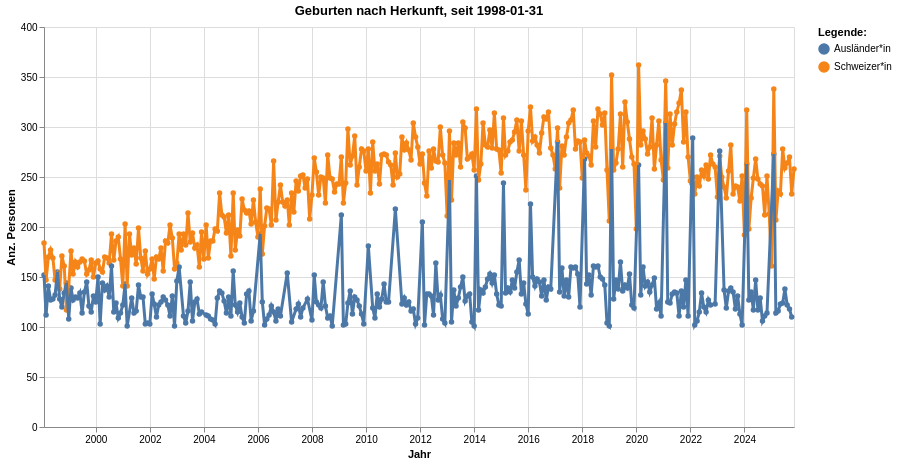

Notebook cell for this chart:
### Code cell
grafik3 = mypy_dv.plot_altair_multiline_highlight(
    data = myAgg3.reset_index().query('sum_WBev>100')
    ,x = 'StichtagDat:T'
    ,y = 'sum_WBev:Q'
    ,x_beschriftung = 'Jahr'
    , y_beschriftung = 'Anz. Personen'
    ,category = "HerkunftLang:N"
    ,category_beschriftung= 'Legende:'
    ,warning_status = "ignore" #always or ignore
    ,myTitle="Geburten nach Herkunft, seit "+data_min_date
)
grafik3

### Figure 1 — Vega-Lite specification as saved in the notebook (floating-point values rounded to 4 significant figures; data arrays with more than 128 entries replaced by an {"elided": "..."} marker saying what was removed)
{"config": {"view": {"continuousWidth": 300, "continuousHeight": 300}}, "layer": [{"mark": {"type": "circle"}, "encoding": {"color": {"field": "HerkunftLang", "legend": {"orient": "right", "title": "Legende:"}, "type": "nominal"}, "opacity": {"value": 1.3}, "tooltip": [{"field": "StichtagDat", "type": "temporal"}, {"field": "HerkunftLang", "type": "nominal"}, {"field": "sum_WBev", "type": "quantitative"}], "x": {"axis": {"title": "Jahr"}, "field": "StichtagDat", "type": "temporal"}, "y": {"axis": {"title": "Anz. Personen"}, "field": "sum_WBev", "type": "quantitative"}}, "name": "view_6", "title": "Geburten nach Herkunft, seit 1998-01-31"}, {"mark": {"type": "line"}, "encoding": {"color": {"field": "HerkunftLang", "legend": {"orient": "right", "title": "Legende:"}, "type": "nominal"}, "size": {"condition": {"test": {"not": {"param": "param_6"}}, "value": 1.2}, "value": 3}, "tooltip": [{"field": "StichtagDat", "type": "temporal"}, {"field": "HerkunftLang", "type": "nominal"}, {"field": "sum_WBev", "type": "quantitative"}], "x": {"axis": {"title": "Jahr"}, "field": "StichtagDat", "type": "temporal"}, "y": {"axis": {"title": "Anz. Personen"}, "field": "sum_WBev", "type": "quantitative"}}, "title": "Geburten nach Herkunft, seit 1998-01-31"}], "data": {"name": "data-7caa469eb0c857397582be731fc8f5e9"}, "height": 400, "params": [{"name": "param_6", "select": {"type": "point", "fields": ["HerkunftLang:N"], "nearest": true, "on": "pointerover"}, "views": ["view_6"]}], "width": 750, "$schema": "https://vega.github.io/schema/vega-lite/v5.8.0.json", "datasets": {"data-7caa469eb0c857397582be731fc8f5e9": {"elided": "633 records"}}}
